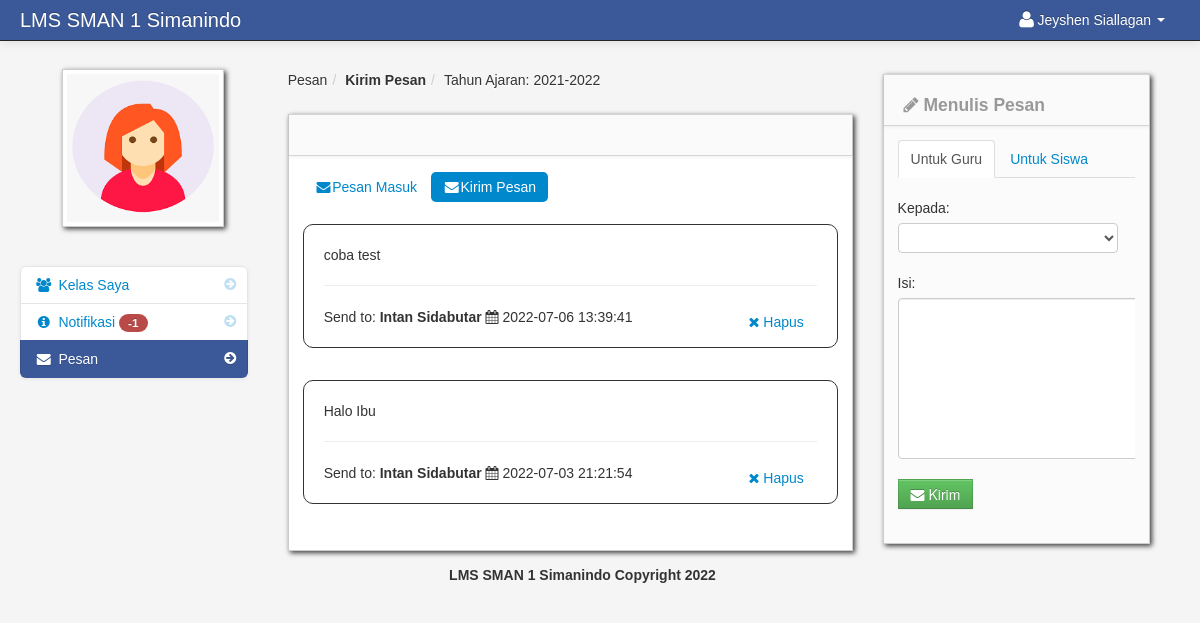
The page /sent_message_student.php (signed in) on the database as committed earlier.
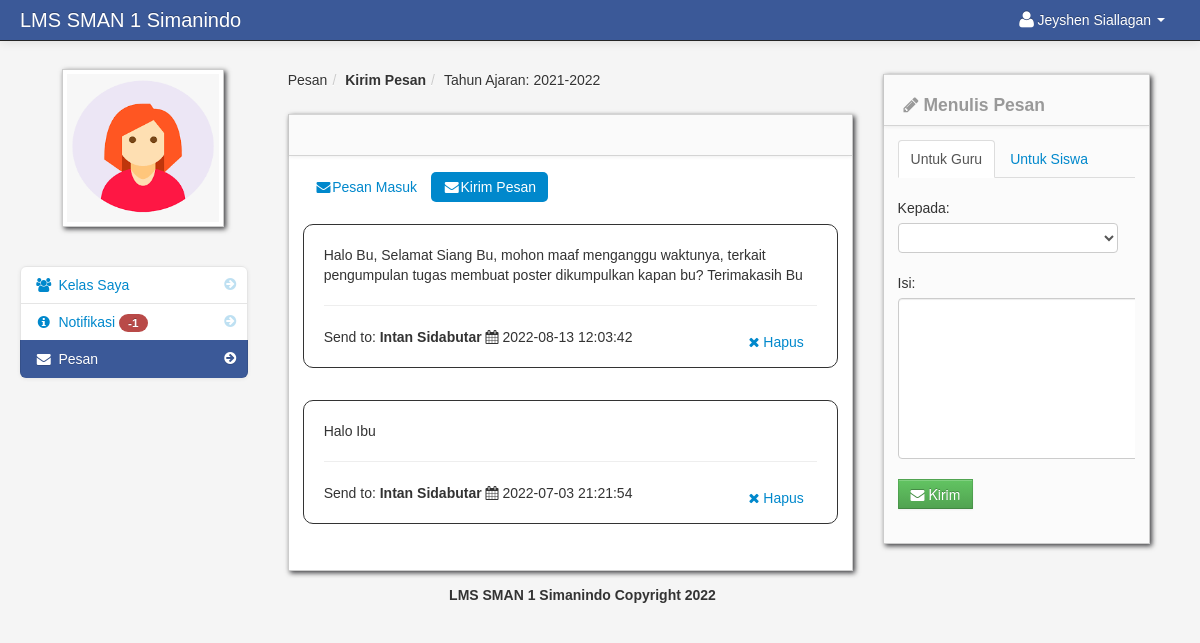
The same page on the database as committed later.
### tables this page shows
CREATE TABLE `student` (
  `student_id` int(11) NOT NULL,
  `firstname` varchar(100) NOT NULL,
  `lastname` varchar(100) NOT NULL,
  `class_id` int(11) NOT NULL,
  `username` varchar(100) NOT NULL,
  `password` varchar(100) NOT NULL,
  `location` varchar(100) NOT NULL,
  `status` varchar(100) NOT NULL
);

CREATE TABLE `school_year` (
  `school_year_id` int(11) NOT NULL,
  `school_year` varchar(100) NOT NULL
);

CREATE TABLE `message_sent` (
  `message_sent_id` int(11) NOT NULL,
  `reciever_id` int(11) NOT NULL,
  `content` varchar(200) NOT NULL,
  `date_sended` varchar(100) NOT NULL,
  `sender_id` int(11) NOT NULL,
  `reciever_name` varchar(100) NOT NULL,
  `sender_name` varchar(100) NOT NULL
);

### session.php (called while the page is built, shortened)
<?php
$session_id=$_SESSION['id'];
?>

### count.php (called while the page is built)
<?php
	$school_year_query = mysqli_query($conn,"select * from school_year order by school_year DESC")or die(mysqli_error());
	$school_year_query_row = mysqli_fetch_array($school_year_query);
	$school_year = $school_year_query_row['school_year'];
	?>
	<?php $query_yes = mysqli_query($conn,"select * from teacher_class_student
LEFT JOIN teacher_class ON teacher_class.teacher_class_id = teacher_class_student.teacher_class_id
LEFT JOIN class ON class.class_id = teacher_class.class_id
LEFT JOIN subject ON subject.subject_id = teacher_class.subject_id
LEFT JOIN teacher ON teacher.teacher_id = teacher_class_student.teacher_id
JOIN notification ON notification.teacher_class_id = teacher_class.teacher_class_id
where teacher_class_student.student_id = '$session_id' and school_year = '$school_year'   order by notification.date_of_notification DESC
")or die(mysqli_error());
$count_no = mysqli_num_rows($query_yes);
         ?>
<?php $query_no = mysqli_query($conn,"select * from notification
LEFT JOIN notification_read ON notification_read.notification_id = notification.notification_id
where notification_read.student_id  = '$session_id'
")or die(mysqli_error());
$count_yes = mysqli_num_rows($query_no);
         ?>
<?php $not_read = $count_no -  $count_yes; ?>

### sent_message_student.php (the view, shortened to what this page needs)
<?php include('header_dashboard.php'); ?>
<?php include('session.php'); ?>
    <body>
		<?php include('navbar_student.php'); ?>
        <div class="container-fluid">
            <div class="row-fluid">
				<?php include('student_message_sidebar.php'); ?>
                <div class="span6" id="content">
                     <div class="row-fluid">
					     <ul class="breadcrumb">
								<?php
								$school_year_query = mysqli_query($conn,"select * from school_year order by school_year DESC")or die(mysqli_error());
								$school_year_query_row = mysqli_fetch_array($school_year_query);
								?>
								<li><a href="#">Pesan</a><span class="divider">/</span></li>
								<li><a href="#"><b>Kirim Pesan</b></a><span class="divider">/</span></li>
								<li><a href="#">Tahun Ajaran: <?php echo $school_year_query_row['school_year']; ?></a></li>
						</ul>
                        <div id="block_bg" class="block">
                            <div class="navbar navbar-inner block-header">
                            </div>
                            <div class="block-content collapse in">
                                <div class="span12">
										<ul class="nav nav-pills">
										<li class=""><a href="student_message.php"><i class="icon-envelope-alt"></i>Pesan Masuk</a></li>
										<li class="active"><a href="sent_message_student.php"><i class="icon-envelope-alt"></i>Kirim Pesan</a></li>
										</ul>
								<?php
								 $query_announcement = mysqli_query($conn,"select * from message_sent
																	LEFT JOIN student ON student.student_id = message_sent.reciever_id
																	where  sender_id = '$session_id'  order by date_sended DESC
																	")or die(mysqli_error());
								 $count_my_message = mysqli_num_rows($query_announcement);
								 if ($count_my_message != '0'){
								 while($row = mysqli_fetch_array($query_announcement)){
								 $id = $row['message_sent_id'];
								 ?>
											<div class="post"  id="del<?php echo $id; ?>">
											<?php echo $row['content']; ?>
													<hr>
											Send to: <strong><?php echo $row['reciever_name']; ?></strong>
											<i class="icon-calendar"></i> <?php echo $row['date_sended']; ?>
													<div class="pull-right">
													<a class="btn btn-link"  href="#<?php echo $id; ?>" data-toggle="modal" ><i class="icon-remove"></i> Hapus </a>
													</div>
											</div>
								<?php }}else{ ?>
								<div class="alert alert-info"><i class="icon-info-sign"></i> Tidak ada pesan terkirim </div>
								<?php } ?>
                                </div>
                            </div>
                        </div>
                    </div>
                </div>
				<?php include('create_message_student.php') ?>
            </div>
		<?php include('footer.php'); ?>
        </div>
		<?php include('script.php'); ?>
    </body>
</html>

### header_dashboard.php (shortened to what this page needs)
<!DOCTYPE html>
<html class="no-js">
    <head>
        <link href="admin/bootstrap/css/bootstrap.min.css" rel="stylesheet" media="screen">
        <link href="admin/bootstrap/css/bootstrap-responsive.min.css" rel="stylesheet" media="screen">
        <link href="admin/bootstrap/css/font-awesome.css" rel="stylesheet" media="screen">
        <link href="admin/bootstrap/css/my_style.css" rel="stylesheet" media="screen">
        <link href="admin/bootstrap/css/print.css" rel="stylesheet" media="print">
        <link href="admin/vendors/easypiechart/jquery.easy-pie-chart.css" rel="stylesheet" media="screen">
        <link href="admin/assets/styles.css" rel="stylesheet" media="screen">
		<link href="admin/vendors/fullcalendar/fullcalendar.css" rel="stylesheet" media="screen">
		<link href="admin/assets/DT_bootstrap.css" rel="stylesheet" media="screen">
		<link href="admin/vendors/jGrowl/jquery.jgrowl.css" rel="stylesheet" media="screen">
		<link rel="stylesheet" type="text/css" href="admin/vendors/bootstrap-wysihtml5/src/bootstrap-wysihtml5.css"></link>
		<link href="admin/vendors/jGrowl/jquery.jgrowl.css" rel="stylesheet" media="screen">
    </head>

### navbar_student.php (shortened to what this page needs)
<div class="navbar navbar-fixed-top navbar-inverse">
        <div class="navbar-inner">
            <div class="container-fluid">
                <a class="brand" href="#">LMS SMAN 1 Simanindo</a>
					<div class="nav-collapse collapse">
						<ul class="nav pull-right">
							<?php $query= mysqli_query($conn,"select * from student where student_id = '$session_id'")or die(mysqli_error());
								$row = mysqli_fetch_array($query);
						?>
							<li class="dropdown">
								<a href="#" role="button" class="dropdown-toggle" data-toggle="dropdown"> <i class="icon-user icon-large"></i><?php echo $row['firstname']." ".$row['lastname'];  ?> <i class="caret"></i></a>
							</li>
						</ul>
					</div>
            </div>
        </div>
</div>

### student_message_sidebar.php (shortened to what this page needs)
<div class="span3" id="sidebar">
					<img id="avatar" class="img-polaroid" src="admin/<?php echo $row['location']; ?>">
					<?php include('count.php'); ?>
		<ul class="nav nav-list bs-docs-sidenav nav-collapse collapse">
			<li class=""><a href="dashboard_student.php"><i class="icon-chevron-right"></i><i class="icon-group"></i>&nbsp;Kelas Saya</a></li>
			<li class="">
				<a href="student_notification.php"><i class="icon-chevron-right"></i><i class="icon-info-sign"></i>&nbsp;Notifikasi
				<?php if($not_read == '0'){
				}else{ ?>
					<span class="badge badge-important"><?php echo $not_read; ?></span>
				<?php } ?>
				</a>
			</li>
			<li class="active">
			<a href="student_message.php"><i class="icon-chevron-right"></i><i class="icon-envelope-alt"></i>&nbsp;Pesan
			</a>
			</li>
		</ul>
</div>

### create_message_student.php (shortened to what this page needs)
<div class="span3" id="">
	<div class="row-fluid">
                        <div class="block">
                            <div class="navbar navbar-inner block-header">
                                <div id="" class="muted pull-left"><h4><i class="icon-pencil"></i> Menulis Pesan</h4></div>
                            </div>
                            <div class="block-content collapse in">
                                <div class="span12">
								    <ul class="nav nav-tabs">
										<li class="active">
											<a href="student_message.php">Untuk Guru</a>
										</li>
										<li><a href="student_message_student.php">Untuk Siswa</a></li>
									</ul>
								<form method="post" id="send_message">
										<div class="control-group">
											<label>Kepada:</label>
                                          <div class="controls">
                                            <select name="teacher_id" class="chzn-select" required>
                                              	<option></option>
											<?php
											$query = mysqli_query($conn,"select * from teacher order by firstname");
											while($row = mysqli_fetch_array($query)){
											?>
											<option value="<?php echo $row['teacher_id']; ?>"><?php echo $row['firstname']; ?> <?php echo $row['lastname']; ?> </option>
											<?php } ?>
                                            </select>
                                          </div>
                                        </div>
										<div class="control-group">
											<label>Isi:</label>
                                          <div class="controls">
											<textarea name="my_message" class="my_message" required></textarea>
                                          </div>
                                        </div>
										<div class="control-group">
                                          <div class="controls">
												<button  class="btn btn-success"><i class="icon-envelope-alt"></i> Kirim </button>
                                          </div>
                                        </div>
                                </form>
								</div>
                            </div>
                        </div>
	</div>
</div>

### footer.php
<center>
		<footer>
		<p>LMS SMAN 1 Simanindo Copyright 2022</p>
		</footer>
</center>

### script.php (shortened to what this page needs)
	<link href="admin/vendors/datepicker.css" rel="stylesheet" media="screen">
	<link href="admin/vendors/uniform.default.css" rel="stylesheet" media="screen">
	<link href="admin/vendors/chosen.min.css" rel="stylesheet" media="screen">
<link rel="stylesheet" type="text/css" href="admin/assets//style.css" />
	<link href="admin/vendors/datepicker.css" rel="stylesheet" media="screen">

### admin/assets/styles.css (style rules this page uses)
body { padding-top: 60px; padding-bottom: 40px; background-color: #f5f5f5; }
#content { margin-left:0px; }
.breadcrumb { margin: 0 0 0px; padding: 10px 0px; background-color: transparent; }
.block { background: url("../images/pixel-60fff.png") repeat scroll 0 0 rgba(0, 0, 0, 0) !important; border: 1px solid #ccc; background: white; margin: 1em 0em; border-top: none; -webkit-box-shadow: 2px 2px 5px rgba(0, 0, 6, 0.75); -moz-box-shadow: 2px 2px 5px rgba(0, 0, 6, 0.75); box-shadow: 2px 2px 5px rgba(0, 0, 6, 0.75); }
.block-content { margin: 1em; min-height: .25em; }
.block-header { margin-bottom: 0px; border-right: none; border-left: none; -webkit-border-radius: 0px; -moz-border-radius: 0px; border-radius: 0px; }
.block-header div { padding-top: 10px; }
.bs-docs-sidenav { max-width: 228px; margin: 30px 0 0; padding: 0; background-color: #fff; -webkit-border-radius: 6px; -moz-border-radius: 6px; border-radius: 6px; -webkit-box-shadow: 0 1px 4px rgba(0,0,0,.065); -moz-box-shadow: 0 1px 4px rgba(0,0,0,.065); box-shadow: 0 1px 4px rgba(0,0,0,.065); }
.bs-docs-sidenav > li > a { display: block; width: 190px \9; margin: 0 0 -1px; padding: 8px 14px; border: 1px solid #e5e5e5; }
.bs-docs-sidenav > li:first-child > a { -webkit-border-radius: 6px 6px 0 0; -moz-border-radius: 6px 6px 0 0; border-radius: 6px 6px 0 0; }
.bs-docs-sidenav > li:last-child > a { -webkit-border-radius: 0 0 6px 6px; -moz-border-radius: 0 0 6px 6px; border-radius: 0 0 6px 6px; }
.bs-docs-sidenav > .active > a { position: relative; z-index: 2; padding: 9px 15px; border: 0; text-shadow: 0 1px 0 rgba(0,0,0,.15); -webkit-box-shadow: inset 1px 0 0 rgba(0,0,0,.1), inset -1px 0 0 rgba(0,0,0,.1); -moz-box-shadow: inset 1px 0 0 rgba(0,0,0,.1), inset -1px 0 0 rgba(0,0,0,.1); box-shadow: inset 1px 0 0 rgba(0,0,0,.1), inset -1px 0 0 rgba(0,0,0,.1); }
.bs-docs-sidenav .icon-chevron-right { float: right; margin-top: 2px; margin-right: -6px; opacity: .25; }
.bs-docs-sidenav .active .icon-chevron-right, .bs-docs-sidenav .active a:hover .icon-chevron-right { opacity: 1; }

Rows that differ between the two databases and show on the page:
removed message_sent: content "coba test", reciever_name "Intan Sidabutar", date_sended "2022-07-06 13:39:41"
added message_sent: content "Halo Bu, Selamat Siang Bu, mohon maaf menganggu waktunya, terkait pengumpulan tugas membuat poster dikumpulkan kapan bu? Terimakasih Bu", reciever_name "Intan Sidabutar", date_sended "2022-08-13 12:03:42"
